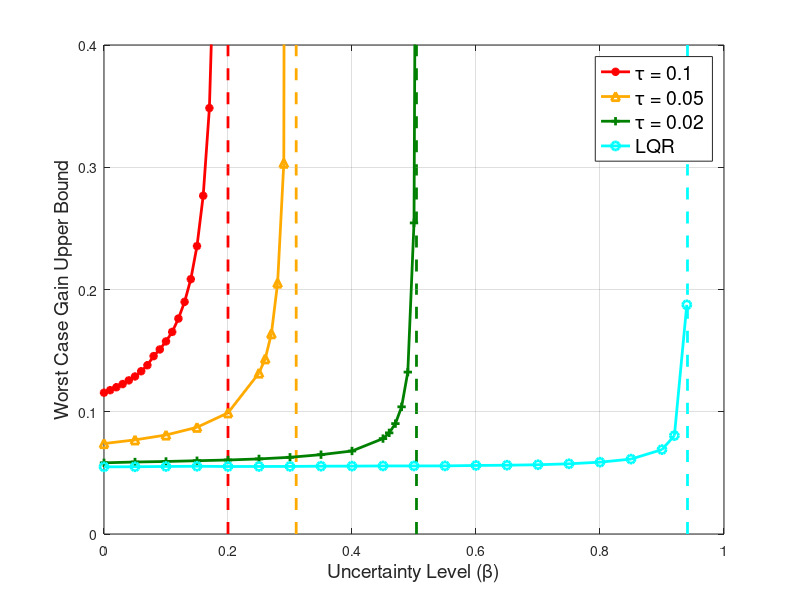

Write the MATLAB code that produced this figure. (Note: this script raises an error after producing the figure.)
%% Clear
clear,clc,close all;

%% PLOT LQR and OpFb Robust Gains
% This file plots the robust L2-to-Euclidean gains for LQR and Output
% feedback interconnections. First, control design with LQR, OpFb(Tau =
% 0.1), OpFb(tau = 0.05), OpFb(tau = 0.01) was performed. Then worst-case
% gain was computed as uncertainty level (beta) is varied.
% Where, ||\delta|| <= beta
%
% NOTE: "twoLinkRobot_OpFb" file does one such analysis at beta = 0.1.

% Load the MAT file
load('RobustL2toEGains_LQR_OpFb.mat')

% Define Colors
allc = jet(10);
color1 = 'r';
color2 = allc(9,:);
color3 = [0 0.5 0];
color4 = 'c';

% Disturbances are scaled to have norm ||d|| = dL2norm
dL2norm = 5;

% Transperency
alphaSetting = 1;

%% Compare Robust Gains
figure;
yLim = 0:0.1:3;

p1 = plot(DelNormArray_OpFb_tau1,gCL_OpFb_tau1,'-*','Color',color1,'LineWidth',2);hold on;
plot(0.2*ones(1,numel(yLim)),yLim,'--','Color',color1,'LineWidth',2);

p2 = plot(DelNormArray_OpFb_tau2,gCL_OpFb_tau2,'-^','Color',color2,'LineWidth',2);hold on;
plot(0.31*ones(1,numel(yLim)),yLim,'--','Color',color2,'LineWidth',2);

p3 = plot(DelNormArray_OpFb_tau3,gCL_OpFb_tau3,'-+','Color',color3,'LineWidth',2);hold on;
plot(0.504*ones(1,numel(yLim)),yLim,'--','Color',color3,'LineWidth',2);

p4 = plot(DelNormArray_LQR,gCL_LQR,'-o','Color',color4,'LineWidth',2);
plot(0.9411*ones(1,numel(yLim)),yLim,'--','Color',color4,'LineWidth',2);

set(gca,'YLim',[0 0.4]);

% Annotations
xlabel('Uncertainty Level (\beta)','FontSize',14);
ylabel('Worst Case Gain Upper Bound','FontSize',14)
%title(sprintf('Worst-Case Robust L_2-to-Euclidean Gain Plot'))
legend([p1 p2 p3 p4],'\tau = 0.1','\tau = 0.05',...
    '\tau = 0.02','LQR','FontSize',14);
box on;grid on;
alpha(alphaSetting);

%% Figure 2
figure;
yLim = 0:0.1:3;

p1 = plot(DelNormArray_OpFb_tau1,gCL_OpFb_tau1,'-*','Color',color1,'LineWidth',2);hold on;

p2 = plot(DelNormArray_OpFb_tau2,gCL_OpFb_tau2,'-^','Color',color2,'LineWidth',2);hold on;

p3 = plot(DelNormArray_OpFb_tau3,gCL_OpFb_tau3,'-+','Color',color3,'LineWidth',2);hold on;

p4 = plot(DelNormArray_LQR,gCL_LQR,'-o','Color',color4,'LineWidth',2);

set(gca,'YLim',[0 0.4]);

% Annotations
xlabel('Uncertainty Level (\beta)','FontSize',14);
ylabel('Worst Case Gain (\gamma_{wc})','FontSize',14)
title(sprintf('Worst-Case Robust Gain Plot'))
legend([p1 p2 p3 p4],'\tau = 0.1','\tau = 0.05',...
    '\tau = 0.02','LQR','FontSize',14);
set(gca,'XLim',[0 0.2]);
box on;grid on;
alpha(alphaSetting);

%% Plot 1 - LQR vs Nominal Trajectory
% Refresh Workspace
load('twoLinkRobot_BuildLTVModel.mat','etabar','etaf','eta0');
cBall = tvsubs( etabar(1:2), etabar.Time(end));
NBall = 50;
aBall = linspace(0,2*pi,NBall);

% e(T) ball: Center at final (trim) angles with radius gCL*dL2norm
gCL = gCL_LQR(DelNormArray_LQR == 0.1);
rBall = gCL*dL2norm;
th1Ball1 = cBall(1) + rBall*cos(aBall) + 2*pi;
th2Ball1 = cBall(2) + rBall*sin(aBall);

figure;clf;
patch(th1Ball1,th2Ball1,color4);
hold on;
plot(etabar(1)+2*pi,etabar(2),'k',eta0(1)+2*pi, eta0(2),'k',...
    etaf(1)+2*pi, etaf(2),'ko','LineWidth',2,'MarkerFaceColor','k');
axis equal;
xlabel('\theta_1 (rads)','FontSize',14);
ylabel('\theta_2 (rads)','FontSize',14);
% title(['Closed-Loop with ||d|| <= ' num2str(dL2norm)]);
hold off;box on;grid on;
set(gca,'xlim',[-0.0612    5.0826]);
set(gca,'ylim',[-3.5532    0.5038]);
alpha(alphaSetting);

%% Plot 2 - LQR vs tau = 0.02 disk

% e(T) ball: Center at final (trim) angles with radius gCL*dL2norm
gCL = gCL_OpFb_tau3(DelNormArray_OpFb_tau3 == 0.1);
rBall = gCL*dL2norm;
th1Ball2 = cBall(1) + rBall*cos(aBall) + 2*pi;
th2Ball2 = cBall(2) + rBall*sin(aBall);

figure;clf;
patch(th1Ball2,th2Ball2,color3);
hold on;patch(th1Ball1,th2Ball1,color4);
plot(etabar(1)+2*pi,etabar(2),'k',eta0(1)+2*pi, eta0(2),'k',...
    etaf(1)+2*pi, etaf(2),'ko','LineWidth',2,'MarkerFaceColor','k');
axis equal;
xlabel('\theta_1 (rads)','FontSize',14);
ylabel('\theta_2 (rads)','FontSize',14);
% title(['Closed-Loop with ||d|| <= ' num2str(dL2norm)]);
hold off;box on;grid on;
set(gca,'xlim',[-0.0612    5.0826]);
set(gca,'ylim',[-3.5532    0.5038]);
alpha(alphaSetting);

%% Plot 3 - LQR vs tau = 0.05 disk

% e(T) ball: Center at final (trim) angles with radius gCL*dL2norm
gCL = gCL_OpFb_tau2(DelNormArray_OpFb_tau2 == 0.1);
rBall = gCL*dL2norm;
th1Ball3 = cBall(1) + rBall*cos(aBall) + 2*pi;
th2Ball3 = cBall(2) + rBall*sin(aBall);

figure;clf;
patch(th1Ball3,th2Ball3,color2);
hold on;patch(th1Ball1,th2Ball1,color4);
plot(etabar(1)+2*pi,etabar(2),'k',eta0(1)+2*pi, eta0(2),'k',...
    etaf(1)+2*pi, etaf(2),'ko','LineWidth',2,'MarkerFaceColor','k');
axis equal;
xlabel('\theta_1 (rads)','FontSize',14);
ylabel('\theta_2 (rads)','FontSize',14);
% title(['Closed-Loop with ||d|| <= ' num2str(dL2norm)]);
hold off;box on;grid on
set(gca,'xlim',[-0.0612    5.0826]);
set(gca,'ylim',[-3.5532    0.5038]);
alpha(alphaSetting);

%% Plot 4 - LQR vs tau = 0.02 disk

% e(T) ball: Center at final (trim) angles with radius gCL*dL2norm
gCL = gCL_OpFb_tau1(DelNormArray_OpFb_tau1 == 0.1);
rBall = gCL*dL2norm;
th1Ball4 = cBall(1) + rBall*cos(aBall) + 2*pi;
th2Ball4 = cBall(2) + rBall*sin(aBall);

figure;clf;
patch(th1Ball4,th2Ball4,color1);
hold on;patch(th1Ball1,th2Ball1,color4);
plot(etabar(1)+2*pi,etabar(2),'k',eta0(1)+2*pi, eta0(2),'k',...
    etaf(1)+2*pi, etaf(2),'ko','LineWidth',2,'MarkerFaceColor','k');axis equal;
xlabel('\theta_1 (rads)','FontSize',14);
ylabel('\theta_2 (rads)','FontSize',14);
% title(['Closed-Loop with ||d|| <= ' num2str(dL2norm)]);
hold off;box on;grid on;
set(gca,'xlim',[-0.0612    5.0826]);
set(gca,'ylim',[-3.5532    0.5038]);
alpha(alphaSetting);

%% Plot 5 evrything in same plot

% e(T) ball: Center at final (trim) angles with radius gCL*dL2norm
gCL = gCL_OpFb_tau1(DelNormArray_OpFb_tau1 == 0.1);
rBall = gCL*dL2norm;
th1Ball4 = cBall(1) + rBall*cos(aBall) + 2*pi;
th2Ball4 = cBall(2) + rBall*sin(aBall);

figure;clf;
patch(th1Ball4,th2Ball4,color1);
hold on;patch(th1Ball3,th2Ball3,color2);
patch(th1Ball2,th2Ball2,color3);
patch(th1Ball1,th2Ball1,color4);
plot(etabar(1)+2*pi,etabar(2),'k',eta0(1)+2*pi, eta0(2),'k',...
    etaf(1)+2*pi, etaf(2),'ko','LineWidth',2,'MarkerFaceColor','k');axis equal;
xlabel('\theta_1 (rads)','FontSize',14);
ylabel('\theta_2 (rads)','FontSize',14);
% title(['Closed-Loop with ||d|| <= ' num2str(dL2norm)]);
hold off;box on;grid on;
set(gca,'xlim',[-0.0612    5.0826]);
set(gca,'ylim',[-3.5532    0.5038]);
alpha(alphaSetting);

%% Plot 6

figure;clf;
tau = 0.1;
[mag,~,wout] = bode(tf([1 0],[tau 1]),{1,1e4});
semilogx(wout,db(mag(:)),'Color',color1,'LineWidth',2)

hold on;
tau = 0.05;
[mag,~,wout] = bode(tf([1 0],[tau 1]),{1,1e4});
semilogx(wout,db(mag(:)),'Color',color2,'LineWidth',2)

hold on;
tau = 0.02;
[mag,~,wout] = bode(tf([1 0],[tau 1]),{1,1e4});
semilogx(wout,db(mag(:)),'Color',color3,'LineWidth',2)

hold on;
tau = 0;
[mag,~,wout] = bode(tf([1 0],[tau 1]),{1,1e4});
semilogx(wout,db(mag(:)),'Color',color4,'LineWidth',2)

xlim([1 1e3])
legend('\tau = 0.1','\tau = 0.05','\tau = 0.02','\tau = 0','Location','northwest','FontSize',14)
title('Bode Diagram');
xlabel('Frequency (rad/s)','FontSize',14);
ylabel('Magnitude (dB)','FontSize',14);
hold off;box on;grid on;
alpha(alphaSetting);